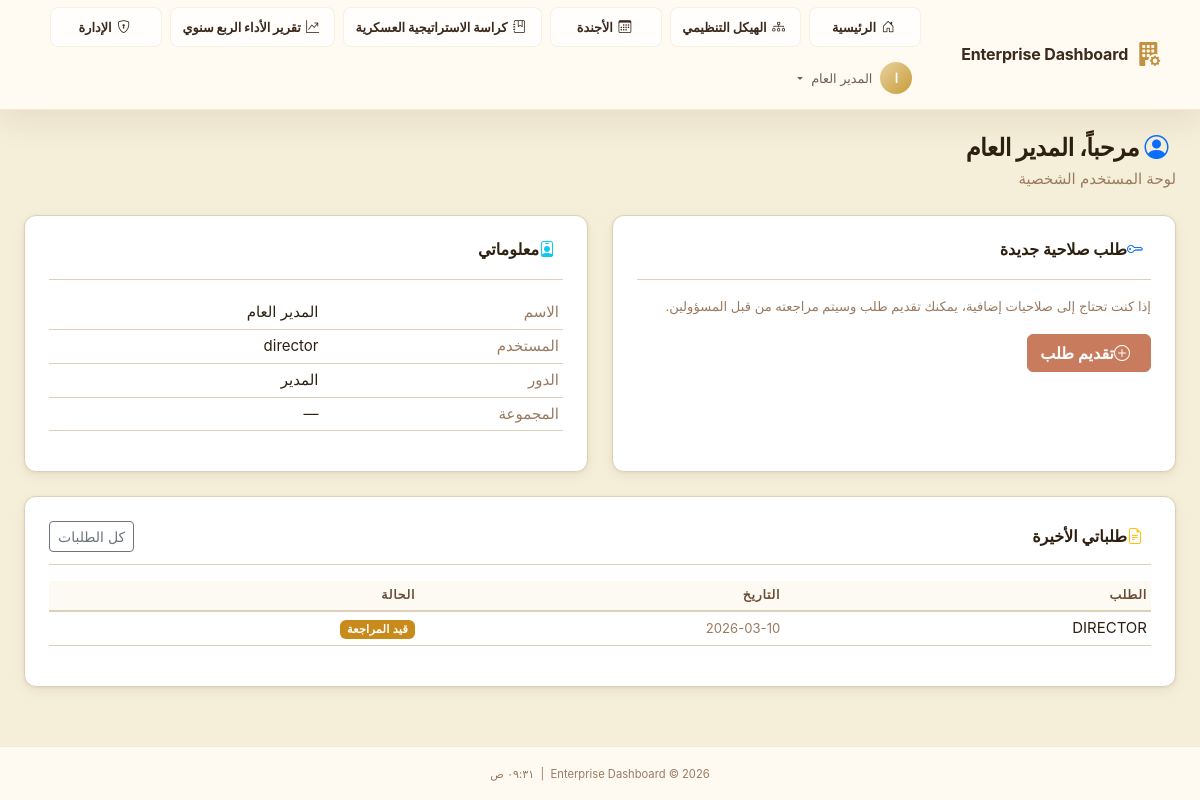
/user (signed in), run on the app's committed database.
### app/models/user.py (models this page shows, shortened)
class User(UserMixin, db.Model):
    __tablename__ = 'users'
    id              = db.Column(db.String(36), primary_key=True, default=lambda: str(uuid.uuid4()))
    ldap_dn         = db.Column(db.String(255), unique=True, nullable=True)
    username        = db.Column(db.String(80),  unique=True, nullable=False, index=True)
    email           = db.Column(db.String(120), nullable=False)
    full_name       = db.Column(db.String(120), nullable=False)
    password_hash   = db.Column(db.String(255), nullable=True)  # Only for sim mode
    is_ldap_user    = db.Column(db.Boolean, default=True)
    is_active       = db.Column(db.Boolean, default=True)
    role_id         = db.Column(db.Integer, db.ForeignKey('roles.id'), nullable=True)
    department_id   = db.Column(db.Integer, db.ForeignKey('departments.id'), nullable=True)
    failed_logins     = db.Column(db.Integer, default=0)
    locked_until      = db.Column(db.DateTime, nullable=True)
    created_at  = db.Column(db.DateTime, default=datetime.utcnow)
    updated_at  = db.Column(db.DateTime, default=datetime.utcnow, onupdate=datetime.utcnow)
    last_login  = db.Column(db.DateTime, nullable=True)
    role       = db.relationship('Role', back_populates='users')
    department = db.relationship('Department', back_populates='users')
    audit_logs = db.relationship('AuditLog', back_populates='user', lazy='dynamic',
                                 foreign_keys='AuditLog.user_id')
    @property
    def is_authenticated(self) -> bool:
        return True
    @property
    def permission_level(self) -> int:
        return self.role.permission_level if self.role else 0
    def can_admin(self) -> bool:
        return self.permission_level >= 80  # Deputy and above
    @classmethod
    def get_by_id(cls, user_id: str) -> Optional['User']:
        return cls.query.get(user_id)

### app/models/role.py (models this page shows, shortened)
class Role(db.Model):
    __tablename__ = 'roles'
    id               = db.Column(db.Integer, primary_key=True)
    code             = db.Column(db.String(30), unique=True, nullable=False)
    name             = db.Column(db.String(80), nullable=False)
    name_ar          = db.Column(db.String(80), nullable=False, default='')
    permission_level = db.Column(db.Integer, nullable=False)
    description      = db.Column(db.Text, default='')
    is_system        = db.Column(db.Boolean, default=False)  # Cannot be deleted
    users = db.relationship('User', back_populates='role', lazy='dynamic')

### app/models/access_request.py (models this page shows, shortened)
class AccessRequest(db.Model):
    __tablename__ = 'access_requests'
    STATUS_PENDING  = 'pending'
    STATUS_APPROVED = 'approved'
    STATUS_REJECTED = 'rejected'
    id                     = db.Column(db.String(36), primary_key=True, default=lambda: str(uuid.uuid4()))
    requester_id           = db.Column(db.String(36), db.ForeignKey('users.id'), nullable=False)
    requested_role_code    = db.Column(db.String(30), nullable=False)
    requested_department_id = db.Column(db.Integer, db.ForeignKey('departments.id'), nullable=True)
    justification          = db.Column(db.Text, nullable=False)
    status                 = db.Column(db.String(20), default=STATUS_PENDING, nullable=False)
    current_approver_level = db.Column(db.Integer, default=60)  # Starts at GROUP_ADMIN
    created_at             = db.Column(db.DateTime, default=datetime.utcnow)
    resolved_at            = db.Column(db.DateTime, nullable=True)
    requester   = db.relationship('User', foreign_keys=[requester_id])
    department  = db.relationship('Department', foreign_keys=[requested_department_id])
    approvals   = db.relationship('AccessApproval', back_populates='request',
                                  cascade='all, delete-orphan', order_by='AccessApproval.decided_at')

### app/dashboard/routes.py (the view)
@dashboard_bp.route('/user')
@login_required
def user_view():
    my_requests = AccessRequest.query.filter_by(
        requester_id=current_user.id
    ).order_by(AccessRequest.created_at.desc()).limit(5).all()
    return render_template(
        'dashboard/user.html',
        my_requests=my_requests,
        page_title='لوحة المستخدم',
    )

### app/__init__.py (called while the page is built)
def _register_extensions(app: Flask) -> None:
    db.init_app(app)
    login_manager.init_app(app)
    csrf.init_app(app)
    login_manager.login_view          = 'auth.login'
    login_manager.login_message       = 'Please sign in to access this page.'
    login_manager.login_message_category = 'warning'
    login_manager.session_protection  = 'strong'
    @login_manager.user_loader
    def load_user(user_id: str):
        from app.models.user import User
        return User.get_by_id(user_id)

def _register_context_processors(app: Flask) -> None:
    from datetime import datetime
    from app.models.role import PERMISSIONS
    @app.context_processor
    def inject_globals():
        return {
            'PERMISSIONS': PERMISSIONS,
            'now':         datetime.utcnow,
            'app_name':    app.config.get('APP_NAME', 'Enterprise Dashboard'),
        }

### app/templates/dashboard/user.html (shortened to what this page needs)
{% extends "base.html" %}
{% block content %}
<div class="container-fluid px-4 py-4">
    <div class="mb-4">
        <h1 class="page-title mb-1"><i class="bi bi-person-circle text-primary me-2"></i>
            مرحباً، {{ current_user.full_name }}
        </h1>
        <p class="text-muted mb-0">لوحة المستخدم الشخصية</p>
    </div>
    <div class="row g-4">
        <div class="col-md-6">
            <div class="section-card glass-card h-100">
                <div class="section-card-header mb-3">
                    <h2 class="h6 fw-bold"><i class="bi bi-key me-2 text-primary"></i>طلب صلاحية جديدة</h2>
                </div>
                <p class="text-muted small mb-3">إذا كنت تحتاج إلى صلاحيات إضافية، يمكنك تقديم طلب وسيتم مراجعته من قبل
                    المسؤولين.</p>
                <a href="{{ url_for('access.new_request') }}" class="btn btn-primary">
                    <i class="bi bi-plus-circle me-2"></i>تقديم طلب
                </a>
            </div>
        </div>
        <div class="col-md-6">
            <div class="section-card glass-card h-100">
                <div class="section-card-header mb-3">
                    <h2 class="h6 fw-bold"><i class="bi bi-person-badge me-2 text-info"></i>معلوماتي</h2>
                </div>
                <table class="table table-dark table-sm">
                    <tr>
                        <td class="text-muted">الاسم</td>
                        <td>{{ current_user.full_name }}</td>
                    </tr>
                    <tr>
                        <td class="text-muted">المستخدم</td>
                        <td>{{ current_user.username }}</td>
                    </tr>
                    <tr>
                        <td class="text-muted">الدور</td>
                        <td>{{ current_user.role.name_ar if current_user.role else '—' }}</td>
                    </tr>
                    <tr>
                        <td class="text-muted">المجموعة</td>
                        <td>{{ current_user.department.name if current_user.department else '—' }}</td>
                    </tr>
                </table>
            </div>
        </div>
        <div class="col-12">
            <div class="section-card glass-card">
                <div class="section-card-header d-flex align-items-center justify-content-between mb-3">
                    <h2 class="h6 fw-bold mb-0"><i class="bi bi-file-earmark-text me-2 text-warning"></i>طلباتي الأخيرة
                    </h2>
                    <a href="{{ url_for('access.my_requests') }}" class="btn btn-sm btn-outline-secondary">كل
                        الطلبات</a>
                </div>
                {% if my_requests %}
                <div class="table-responsive">
                    <table class="table table-dark table-hover table-sm align-middle">
                        <thead>
                            <tr>
                                <th>الطلب</th>
                                <th>التاريخ</th>
                                <th>الحالة</th>
                            </tr>
                        </thead>
                        <tbody>
                            {% for req in my_requests %}
                            <tr>
                                <td>{{ req.requested_role_code }}</td>
                                <td><small class="text-muted">{{ req.created_at.strftime('%Y-%m-%d') }}</small></td>
                                <td>
                                    {% if req.status == 'pending' %}
                                    <span class="badge bg-warning text-dark">قيد المراجعة</span>
                                    {% elif req.status == 'approved' %}
                                    <span class="badge bg-success">موافق عليه</span>
                                    {% else %}
                                    <span class="badge bg-danger">مرفوض</span>
                                    {% endif %}
                                </td>
                            </tr>
                            {% endfor %}
                        </tbody>
                    </table>
                </div>
                {% else %}
                <p class="text-muted text-center py-3 mb-0">لا توجد طلبات سابقة</p>
                {% endif %}
            </div>
        </div>
    </div>
</div>
{% endblock %}

### app/templates/base.html (shortened to what this page needs)
<!DOCTYPE html>
<html lang="ar" dir="rtl">
<head>
  <link rel="stylesheet" href="{{ url_for('static', filename='css/bootstrap.min.css') }}">
  <link rel="stylesheet" href="{{ url_for('static', filename='css/bootstrap-icons.css') }}">
  <link rel="stylesheet" href="{{ url_for('static', filename='css/custom.css') }}">
</head>
<body class="{% block body_class %}app-body{% endblock %}">
  {% block body %}
  <nav class="navbar navbar-dark navbar-expand-lg app-navbar" id="mainNav">
    <div class="container-fluid px-4">
      <a class="navbar-brand d-flex align-items-center gap-2" href="{{ url_for('dashboard.index') }}">
        <i class="bi bi-building-fill-gear fs-4 text-primary-glow"></i>
        <span class="fw-bold">{{ app_name }}</span>
      </a>
      <div class="collapse navbar-collapse" id="navbarMain">
        <ul class="navbar-nav ms-auto align-items-center gap-2 main-nav-menu">
          <li class="nav-item">
            <a class="nav-link primary-nav-link {% if request.endpoint == 'dashboard.index' %}active{% endif %}"
              href="{{ url_for('dashboard.index') }}">
              <i class="bi bi-house-door me-1"></i>الرئيسية
            </a>
          </li>
          <li class="nav-item">
            <a class="nav-link primary-nav-link {% if request.endpoint == 'dashboard.org_structure' %}active{% endif %}"
              href="{{ url_for('dashboard.org_structure') }}">
              <i class="bi bi-diagram-3 me-1"></i>الهيكل التنظيمي
            </a>
          </li>
          <li class="nav-item">
            <a class="nav-link primary-nav-link {% if request.endpoint == 'dashboard.agenda' %}active{% endif %}"
              href="{{ url_for('dashboard.agenda') }}">
              <i class="bi bi-calendar3 me-1"></i>الأجندة
            </a>
          </li>
          <li class="nav-item">
            <a class="nav-link primary-nav-link {% if request.endpoint == 'dashboard.strategy_booklet' %}active{% endif %}"
              href="{{ url_for('dashboard.strategy_booklet') }}">
              <i class="bi bi-journal-bookmark me-1"></i>كراسة الاستراتيجية العسكرية
            </a>
          </li>
          <li class="nav-item">
            <a class="nav-link primary-nav-link {% if request.endpoint == 'dashboard.quarterly_performance' %}active{% endif %}"
              href="{{ url_for('dashboard.quarterly_performance') }}">
              <i class="bi bi-graph-up-arrow me-1"></i>تقرير الأداء الربع سنوي
            </a>
          </li>
          {% if current_user.is_authenticated %}
          {% if current_user.can_admin() %}
          <li class="nav-item">
            <a class="nav-link primary-nav-link {% if request.endpoint and request.endpoint.startswith('admin') %}active{% endif %}"
              href="{{ url_for('admin.users') }}">
              <i class="bi bi-shield-lock me-1"></i>الإدارة
            </a>
          </li>
          {% endif %}
          <li class="nav-item dropdown">
            <a class="nav-link dropdown-toggle d-flex align-items-center gap-2" href="#" role="button"
              data-bs-toggle="dropdown">
              <span class="avatar-circle">{{ current_user.full_name[0]|upper }}</span>
              <span class="d-none d-md-inline">{{ current_user.full_name }}</span>
            </a>
          </li>
          {% endif %}
        </ul>
      </div>
    </div>
  </nav>
  <main class="main-content">
    {% block content %}{% endblock %}
  </main>
  <footer class="app-footer mt-auto py-3 text-center">
    <small class="text-muted">
      {{ app_name }} &copy; {{ now().year }}
      &nbsp;|&nbsp;
      <span id="currentTime"></span>
    </small>
  </footer>
  {% endblock %}
</body>
</html>

### data on the page
User: full_name "ا", full_name "المدير العام", username "director"
Role: role "المدير"
AccessRequest: requested_role_code "DIRECTOR", created_at "2026-03-10", status "قيد المراجعة"

### other printed values
{{ app_name }} "Enterprise Dashboard"
{{ current_user.department.name if current_user.department else '—' }} "—"
